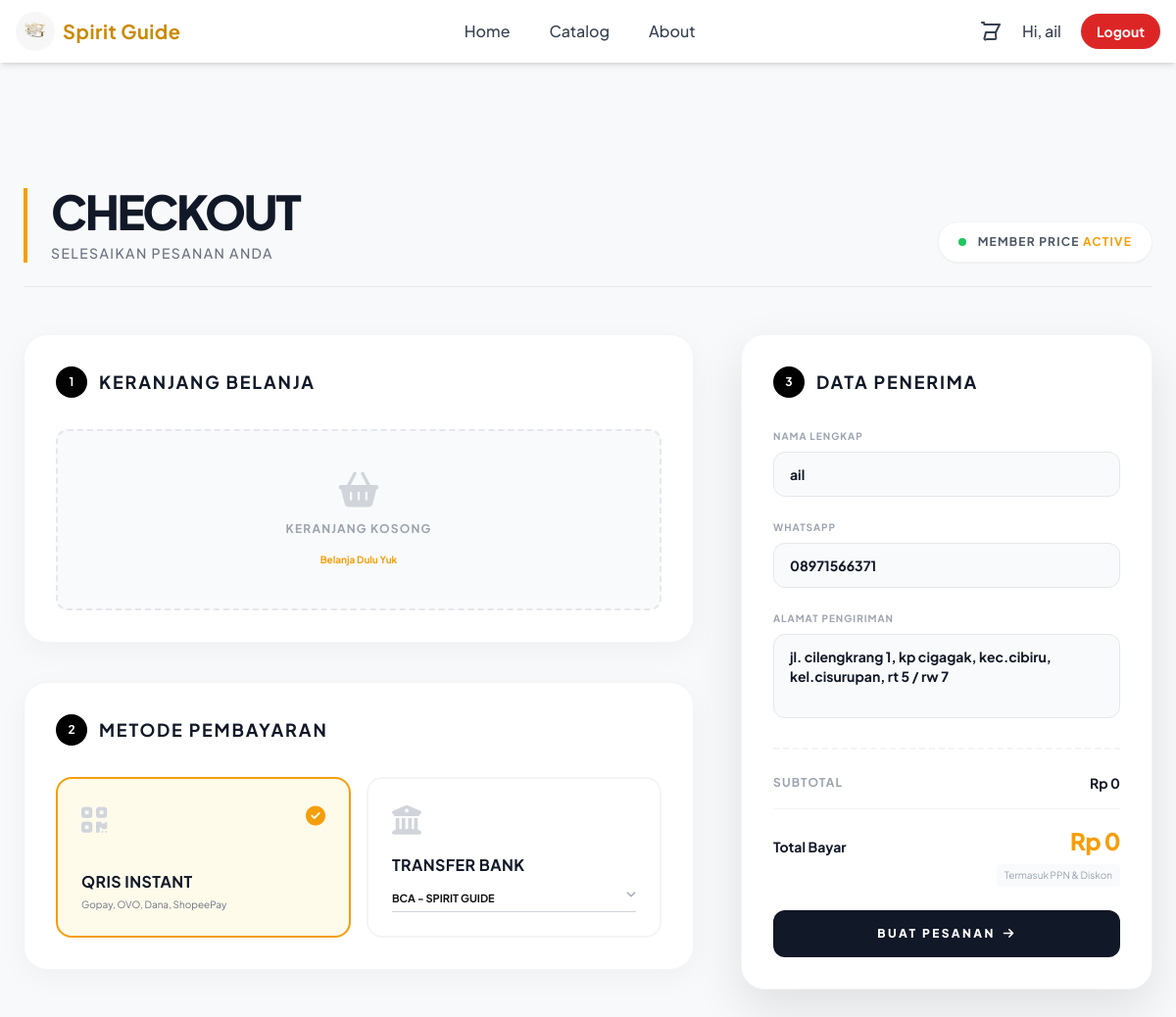
The app's page /checkout.php (signed in) with its own data.
### tables this page shows
CREATE TABLE `users` (
  `id` int(11) NOT NULL,
  `username` varchar(100) NOT NULL,
  `email` varchar(150) NOT NULL,
  `password` varchar(255) NOT NULL,
  `role` enum('admin','customer','user') DEFAULT 'customer',
  `created_at` timestamp NOT NULL DEFAULT current_timestamp(),
  `reset_token` varchar(255) DEFAULT NULL,
  `reset_expiry` datetime DEFAULT NULL,
  `phone` varchar(20) DEFAULT NULL,
  `address` text DEFAULT NULL,
  `avatar` varchar(255) DEFAULT 'default.jpg'
);

### checkout.php (the view, shortened to what this page needs)
<?php
require "config/db.php";
$isLoggedIn = isset($_SESSION['user']);
$userData = [
    'name' => '',
    'phone' => '',
    'address' => ''
];
if ($isLoggedIn) {
    $uid = $_SESSION['user']['id'];
    $query = $conn->query("SELECT username, phone, address FROM users WHERE id = $uid");
    if ($query->num_rows > 0) {
        $data = $query->fetch_assoc();
        $userData['name'] = $data['username'];
        $userData['phone'] = $data['phone'];
        $userData['address'] = $data['address'];
    }
}
?>
<!DOCTYPE html>
<html lang="id">
<head>
    <script src="https://cdn.tailwindcss.com"></script>
    <link href="https://cdnjs.cloudflare.com/ajax/libs/font-awesome/6.5.1/css/all.min.css" rel="stylesheet">
</head>
<body class="antialiased">
    <?php include 'partials/navbar.php'; ?>
    <main class="pt-32 pb-24 px-6 min-h-screen">
        <div class="max-w-7xl mx-auto">
            <div class="flex flex-col md:flex-row justify-between items-end mb-12 border-b border-gray-200 pb-6">
                <div class="relative pl-6 border-l-4 border-amber-500">
                    <h1 class="text-4xl md:text-5xl font-black uppercase tracking-tighter text-gray-900 leading-none mb-2">
                        Checkout
                    </h1>
                    <p class="text-sm text-gray-500 font-medium tracking-widest uppercase">Selesaikan pesanan Anda</p>
                </div>
                <?php if($isLoggedIn): ?>
                    <div class="mt-4 md:mt-0 flex items-center gap-3 bg-white px-5 py-3 rounded-full shadow-sm border border-gray-100">
                        <div class="w-2 h-2 bg-green-500 rounded-full animate-pulse"></div>
                        <span class="text-xs font-bold uppercase tracking-widest text-gray-600">
                            Member Price <span class="text-amber-500">Active</span>
                        </span>
                    </div>
                <?php endif; ?>
            </div>
            <div class="flex flex-col lg:flex-row gap-12 relative">
                <div class="flex-1 space-y-10">
                    <div class="bg-white p-8 rounded-3xl shadow-[0_8px_30px_rgb(0,0,0,0.04)] border border-gray-100">
                        <div class="flex items-center gap-3 mb-8">
                            <span class="bg-black text-white w-8 h-8 flex items-center justify-center rounded-full text-xs font-bold">1</span>
                            <h2 class="text-lg font-bold uppercase tracking-widest text-gray-900">Keranjang Belanja</h2>
                        </div>
                        <div id="checkout-items" class="space-y-6">
                        </div>
                    </div>
                    <div class="bg-white p-8 rounded-3xl shadow-[0_8px_30px_rgb(0,0,0,0.04)] border border-gray-100">
                        <div class="flex items-center gap-3 mb-8">
                            <span class="bg-black text-white w-8 h-8 flex items-center justify-center rounded-full text-xs font-bold">2</span>
                            <h2 class="text-lg font-bold uppercase tracking-widest text-gray-900">Metode Pembayaran</h2>
                        </div>
                        <div class="grid grid-cols-1 md:grid-cols-2 gap-4">
                            <label class="cursor-pointer relative group">
                                <div class="p-6 rounded-2xl border-2 border-gray-100 hover:border-amber-500/50 transition-all bg-white h-full flex flex-col justify-between group-hover:shadow-lg">
                                    <div class="flex justify-between items-start mb-4">
                                        <i class="fa fa-qrcode text-3xl text-gray-300 peer-checked:text-amber-500 transition-colors"></i>
                                        <div class="check-icon opacity-0 transition-all text-amber-500"><i class="fa fa-check-circle text-xl"></i></div>
                                    </div>
                                    <div>
                                        <h3 class="font-bold text-gray-900 uppercase tracking-wide">QRIS Instant</h3>
                                        <p class="text-[10px] text-gray-500 mt-1">Gopay, OVO, Dana, ShopeePay</p>
                                    </div>
                                </div>
                            </label>
                            <label class="cursor-pointer relative group">
                                <div class="p-6 rounded-2xl border-2 border-gray-100 hover:border-amber-500/50 transition-all bg-white h-full flex flex-col justify-between group-hover:shadow-lg">
                                    <div class="flex justify-between items-start mb-4">
                                        <i class="fa fa-building-columns text-3xl text-gray-300 peer-checked:text-amber-500 transition-colors"></i>
                                    </div>
                                    <div>
                                        <h3 class="font-bold text-gray-900 uppercase tracking-wide">Transfer Bank</h3>
                                        <div class="mt-2 relative">
                                            <select id="bank_list" onclick="document.querySelector('input[value=\'Bank Transfer\']').checked = true"
                                                class="w-full bg-transparent border-b border-gray-300 py-1 pr-6 text-[11px] font-bold uppercase outline-none focus:border-amber-500 cursor-pointer appearance-none">
                                                <option value="BCA - 123456789">BCA - Spirit Guide</option>
                                            </select>
                                            <i class="fa fa-chevron-down absolute right-0 top-1 text-[10px] text-gray-400 pointer-events-none"></i>
                                        </div>
                                    </div>
                                </div>
                            </label>
                        </div>
                    </div>
                </div>
                <div class="w-full lg:w-[420px] relative">
                    <div class="sticky top-32 bg-white p-8 rounded-3xl shadow-[0_20px_50px_rgba(0,0,0,0.1)] border border-gray-100">
                        <div class="flex items-center gap-3 mb-8">
                            <span class="bg-black text-white w-8 h-8 flex items-center justify-center rounded-full text-xs font-bold">3</span>
                            <h2 class="text-lg font-bold uppercase tracking-widest text-gray-900">Data Penerima</h2>
                        </div>
                        <form id="checkoutForm" class="space-y-6">
                            <div class="group">
                                <label class="block text-[10px] font-bold uppercase tracking-widest text-gray-400 mb-2 group-focus-within:text-amber-500 transition-colors">Nama Lengkap</label>
                                <input type="text" name="nama" value="<?= htmlspecialchars($userData['name']) ?>" required
                                    class="w-full bg-gray-50 border border-gray-200 rounded-xl px-4 py-3 text-sm font-bold text-gray-900 outline-none focus:bg-white focus:border-amber-500 focus:ring-4 focus:ring-amber-500/10 transition-all placeholder-gray-300"
                                    placeholder="Nama Penerima">
                            </div>
                            <div class="group">
                                <label class="block text-[10px] font-bold uppercase tracking-widest text-gray-400 mb-2 group-focus-within:text-amber-500 transition-colors">WhatsApp</label>
                                <input type="tel" name="whatsapp" value="<?= htmlspecialchars($userData['phone']) ?>" placeholder="08..." required
                                    class="w-full bg-gray-50 border border-gray-200 rounded-xl px-4 py-3 text-sm font-bold text-gray-900 outline-none focus:bg-white focus:border-amber-500 focus:ring-4 focus:ring-amber-500/10 transition-all placeholder-gray-300">
                            </div>
                            <div class="group">
                                <label class="block text-[10px] font-bold uppercase tracking-widest text-gray-400 mb-2 group-focus-within:text-amber-500 transition-colors">Alamat Pengiriman</label>
                                <textarea name="address" required rows="3"
                                    class="w-full bg-gray-50 border border-gray-200 rounded-xl px-4 py-3 text-sm font-bold text-gray-900 outline-none focus:bg-white focus:border-amber-500 focus:ring-4 focus:ring-amber-500/10 transition-all resize-none placeholder-gray-300"
                                    placeholder="Jalan, No Rumah, Kecamatan..."><?= htmlspecialchars($userData['address']) ?></textarea>
                            </div>
                            <div id="summary-area" class="mt-8 pt-6 border-t-2 border-dashed border-gray-100">
                                <div class="flex justify-between items-center mb-3">
                                    <span class="text-xs font-bold uppercase tracking-widest text-gray-400">Subtotal</span>
                                    <span id="subtotal" class="text-sm font-bold text-gray-900">Rp 0</span>
                                </div>
                                <div id="total-row" class="flex justify-between items-end mt-4 pt-4 border-t border-gray-100">
                                    <span class="text-sm font-bold text-gray-900">Total Bayar</span>
                                    <span id="total-price" class="text-2xl font-black text-amber-500 tracking-tight">Rp 0</span>
                                </div>
                                <div class="mt-2 flex justify-end">
                                    <span class="text-[10px] text-gray-400 bg-gray-50 px-2 py-1 rounded">Termasuk PPN & Diskon</span>
                                </div>
                            </div>
                            <button type="submit" id="submit-btn" class="w-full bg-gray-900 text-white py-4 rounded-xl text-xs font-black uppercase tracking-[0.2em] hover:bg-amber-500 hover:text-black hover:shadow-xl hover:shadow-amber-500/20 hover:-translate-y-1 transition-all duration-300 flex items-center justify-center gap-2 group">
                                <span>Buat Pesanan</span>
                                <i class="fa fa-arrow-right group-hover:translate-x-1 transition-transform"></i>
                            </button>
                        </form>
                    </div>
                </div>
            </div>
        </div>
    </main>
    <?php include 'partials/footer.php'; ?>
</body>
</html>

### checkout.php (style rules this page uses)
body { font-family: 'Plus Jakarta Sans', sans-serif; background-color: #F8F9FA; color: #111; }
html { scroll-behavior: smooth; }
.transition-all { transition-property: all; transition-timing-function: cubic-bezier(0.4, 0, 0.2, 1); transition-duration: 300ms; }
input[type="radio"]:checked + div { border-color: #f59e0b; background-color: #fffbeb; }
input[type="radio"]:checked + div .check-icon { opacity: 1; transform: scale(1); }

### records on screen
users: nama "ail", whatsapp "08971566371", address "jl. cilengkrang 1, kp cigagak, kec.cibiru, kel.cisurupan, rt 5 / rw 7"

### other values on screen
$_SESSION['user']['username'] "ail"
